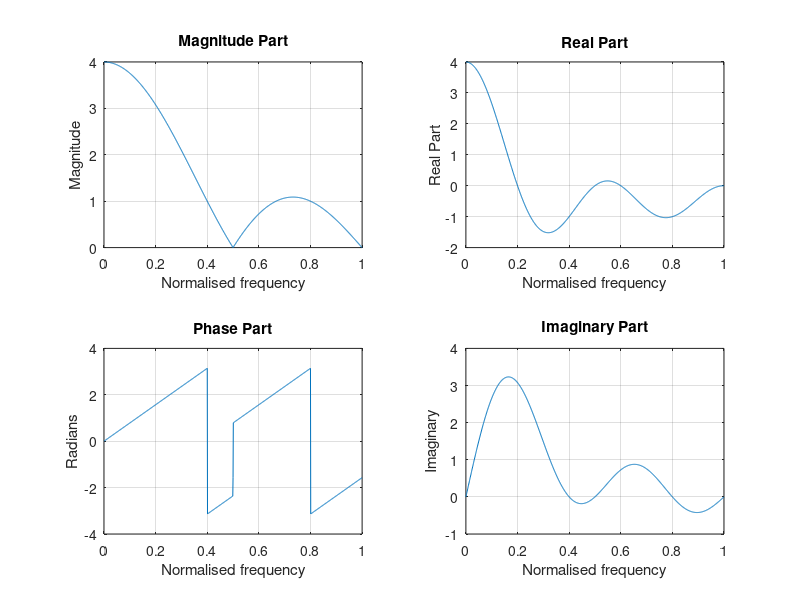

The MATLAB script that drew this image:
w = [0:1:1000]*pi/1000; % [0, pi] axis divided into 1001 points.
X = exp(j*w) + exp(j*2*w) + exp(j*3*w) + exp(j*4*w);
magX = abs(X); 
angX = angle(X); 
realX = real(X); 
imagX = imag(X);

subplot(2,2,1); 
plot(w/pi,magX); grid
title("Magnitude Part"); 
xlabel("Normalised frequency"); 
ylabel("Magnitude")

subplot(2,2,3); 
plot(w/pi,angX); grid
title("Phase Part");
xlabel("Normalised frequency");  
ylabel("Radians")

subplot(2,2,2); 
plot(w/pi,realX); grid
title("Real Part");
xlabel("Normalised frequency");  
ylabel("Real Part")

subplot(2,2,4); 
plot(w/pi,imagX); grid
title("Imaginary Part");
xlabel("Normalised frequency");  
ylabel("Imaginary")